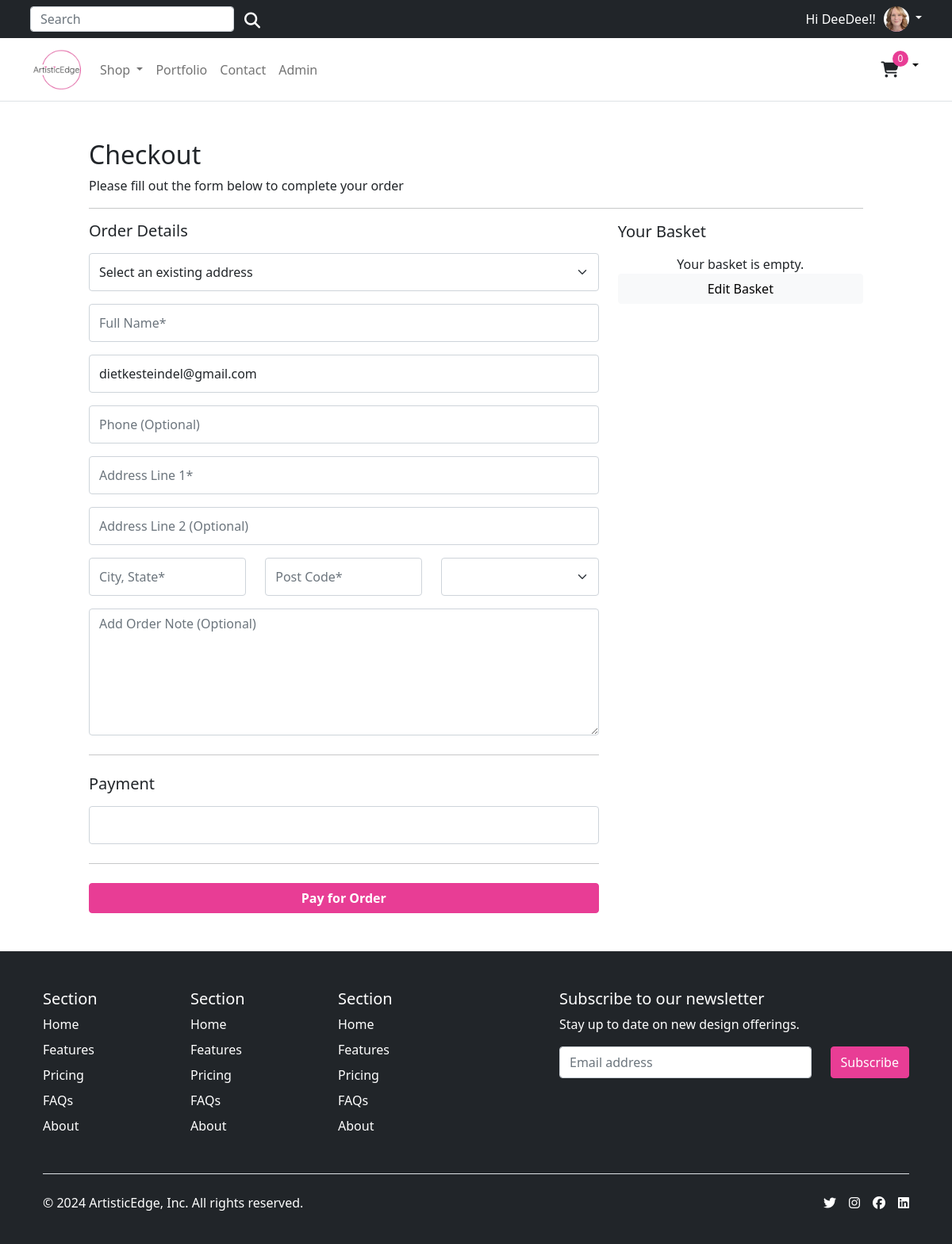
The page /payment/ (signed in) on the database its author committed.
### account/models.py (models this page shows, shortened)
class Customer(AbstractBaseUser, PermissionsMixin):
    email = models.EmailField(_('email address'), unique=True)
    name = models.CharField(max_length=150)
    mobile = models.CharField(max_length=20, blank=True)
    profile_image = models.ImageField(_('profile image'), upload_to='profile_images/', null=True, blank=True)
    is_active = models.BooleanField(default=False)
    is_staff = models.BooleanField(default=False)
    created = models.DateTimeField(auto_now_add=True)
    updated = models.DateTimeField(auto_now=True)
    objects = CustomAccountManager()
    USERNAME_FIELD = 'email'
    REQUIRED_FIELDS = ['name']
    class Meta:
        verbose_name = "Accounts"
        verbose_name_plural = "Accounts"

### payment/views.py (the view)
# urls.py: path('', views.BasketView, name='basket'),
@login_required
def BasketView(request):
    basket = Basket(request)
    user_addresses = Address.objects.filter(customer=request.user)
    country_list = list(countries)
    total = str(basket.get_total_price())
    total = total.replace('.', '')
    total = int(total)
    stripe.api_key = settings.STRIPE_SECRET_KEY
    intent = stripe.PaymentIntent.create(
        amount=total,
        currency='eur',
        metadata={'userid': request.user.id}
    )
    return render(request, 'payment/process_payment.html', {
        'client_secret': intent.client_secret,
        'STRIPE_PUBLISHABLE_KEY': os.environ.get('STRIPE_PUBLISHABLE_KEY'),
        'countries': country_list,
        'user_addresses': user_addresses,
        'user_email': request.user.email
    })

### store/context_processors.py (called while the page is built)
def categories(request):
    return {
        'categories': Category.objects.all()
    }

### store/models.py (called while the page is built)
    def get_absolute_url(self):
        return reverse('store:category_list', args=[self.slug])

### store_basket/context_processors.py (called while the page is built)
def basket(request):
    return {'basket': Basket(request)}

### store_basket/models.py (called while the page is built)
    def __len__(self):
        return sum(item['qty'] for item in self.basket.values())

    def get_total_price(self):
        return sum(Decimal(item['price']) * item['qty'] for item in self.basket.values())

### templates/payment/process_payment.html (shortened to what this page needs)
{% extends "../base.html" %}
{% load static %}
{% block content %}
<div class="container" style="max-width: 1000px">
  <div class="row gx-0">
    <div class="col-12 px-0">
        <h1 class="h2">Checkout</h1>
    </div>
    <div class="col-12 px-0">
        <p>Please fill out the form below to complete your order</p>
    </div>
    <hr class="col-12" />
  </div>
  <div class="row">
    <div class="col-md-4 order-md-2 mb-4">
      <h5 class="d-flex justify-content-between align-items-center mb-3">
        <span>Your Basket</span>
        <span class="badge badge-secondary badge-pill">3</span>
      </h5>
      {% if basket|length == 0 %}
      <div class="text-center">Your basket is empty.</div>
      {% endif %}
      <a class="text-center btn btn-light col-12" href="{% url 'store_basket:basket_summary' %}">Edit Basket</a>
    </div>
    <div id="payment-form" class="col-md-8 order-md-1">
        <h5 class="mb-3">Order Details</h5>
        <form class="needs-validation" novalidate="">
          <div class="mb-3">
            <select id="addressSelect" name="addressSelect" class="form-select" required>
              <option value="">Select an existing address</option>
            </select>
          </div>
          <div class="mb-3">
            <input type="text" class="form-control" id="full_name" placeholder="Full Name*" value="" required="">
          </div>
          <div class="mb-3">
            <input type="email" class="form-control" id="email" placeholder="Email Address*" value="{{ user_email }}" required="">
          </div>
          <div class="mb-3">
            <input type="text" class="form-control" id="phone" placeholder="Phone (Optional)" value="">
          </div>
          <div class="mb-3">
            <input type="text" class="form-control" id="address_line" placeholder="Address Line 1*" required>
          </div>
          <div class="mb-3">
            <input type="text" class="form-control" id="address_line2" placeholder="Address Line 2 (Optional)">
          </div>
          <div class="row">
            <div class="col-md-4 mb-3">
              <input type="text" class="form-control" id="town_city" placeholder="City, State*" required>
            </div>
            <div class="col-md-4 mb-3">
              <input type="text" class="form-control" id="postcode" placeholder="Post Code*" required>
            </div>
            <div class="col-md-4 mb-3">
              <select class="form-select" id="country" name="country" placeholder="Choose Country*" required>
              </select>
            </div>
          </div>
          <div class="mb-3">
            <textarea class="form-control" name="buyer_note" id="buyer_note" placeholder="Add Order Note (Optional)"></textarea>
          </div>
          <hr class="my-4">
          <h5 class="mb-3">Payment</h5>
            <div id="card-element" class="form-control form-control-payment">
            </div>
            <hr class="my-4">
            <button id="submit" class="btn btn-primary w-100 fw-bold" data-secret="{{ client_secret }}">Pay for Order</button>
        </form>
    </div>
  </div>
</div>
{% endblock %}

### templates/base.html (shortened to what this page needs)
{% load static %}
<!DOCTYPE html>
<html lang="en">
<head>
  {% block corecss %}
    <link href="https://cdn.jsdelivr.net/npm/bootstrap@5.0.0-beta1/dist/css/bootstrap.min.css" rel="stylesheet">
    <link rel="stylesheet" href="https://code.jquery.com/ui/1.13.1/themes/base/jquery-ui.css">
    <link rel="stylesheet" href="{% static 'css/style.css' %}">
  {% endblock%}
</head>
<body>
    <div class="top-banner-container bg-dark">
      <div class="top-banner container bg-dark">
        <div class="d-flex align-items-left flex-grow-1">
          <form class="d-md-flex d-none search-form" method="GET" action="{% url 'store:all_products' %}">
            <input class="form-control top-search-bar" type="search" name="q" placeholder="Search" aria-label="Search">
            <button class="btn search-button" type="submit"><i class="fas fa-search text-white" aria-hidden="true"></i></button>
          </form>
        </div>
        {% if request.user.is_authenticated %}
          <span class="greeting-text">
            Hi {{ request.user.name }}!
          </span>
          <div class="dropdown text-end">
            <a href="#" class="d-block link-body-emphasis text-decoration-none dropdown-toggle" data-bs-toggle="dropdown" aria-expanded="false">
              {% if request.user.profile_image %}
                <img src="{{ request.user.profile_image.url }}" alt="{{ request.user.name }}" width="32" height="32" class="rounded-circle">
              {% else %}
                {% comment %} Default profile image if user has not uploaded one {% endcomment %}
                <img src="{% static 'images/default_profile.png' %}" alt="Default Profile Image" width="32" height="32" class="rounded-circle">
              {% endif %}
            </a>
          </div>
        {% else %}
          <a href="{% url 'account:login' %}">Sign in</a>&nbsp;<span class="text-muted"> or</span>&nbsp;<a href="{% url 'account:register' %}">Register</a>
        {% endif %}
      </div>
    </div>
    <header>
      <nav class="navbar navbar-expand-md navbar-light bg-white border-bottom">
        <div class="container">
          <div class="d-flex w-100 navbar-collapse">
            <a class="navbar-brand d-none d-md-block" href="/">
              <img src="{% static 'images/logo.png' %}" height="60">
            </a>
            <ul class="navbar-nav me-auto mb-2 mb-md-0">
              <li class="nav-item dropdown">
                <a class="nav-link dropdown-toggle d-none d-md-block fw500" href="#" id="navbarDropdown" role="button"
                  data-bs-toggle="dropdown" aria-expanded="false">
                  Shop
                </a>
              </li>
              <li class="nav-item">
                <a class="nav-link d-none d-md-block fw500" href="{% url 'store:portfolio' %}" aria-expanded="false">
                  Portfolio
                </a>
              </li>
              <li class="nav-item">
                <a class="nav-link d-none d-md-block fw500" href="{% url 'store:all_products' %}#contact-form-section" aria-expanded="false">
                  Contact
                </a>
              </li>
              {% if request.user.is_authenticated and request.user.is_staff %}
              <li class="nav-item">
                <a class="nav-link d-none d-md-block fw500" href="{% url 'admin:index' %}" target="_blank">Admin</a>
              </li>
              {% endif %}
            </ul>
            <div class="dropdown text-end d-flex align-center">
                <a type="button" role="button" href="{% url 'store_basket:basket_summary' %}" class="btn store-basket">
                  {% with total_qty=basket|length %}
                      <div id="basket-qty" class="d-inline-flex">
                          {% if total_qty > 0 %}
                              {{ total_qty }}
                          {% else %}
                              0
                          {% endif %}
                      </div>
                  {% endwith %}
                  <i class="fa-solid fa-cart-shopping" aria-hidden="true"></i>
                </a>
                <a href="#" class="d-block link-body-emphasis text-decoration-none dropdown-toggle basket-toggle" data-bs-toggle="dropdown" aria-expanded="false">
                </a>
                </div>
          </div>
        </div>
      </nav>
    </header>
  <main class="main">
    <div class="py-5">
      {% block content %}
      {% endblock %}
    </div>
  </main>
  <footer class="footer bg-dark">
    <div class="container px-4">
        <footer class="pt-5 bg-dark">
          <div class="row">
            <div class="col-6 col-md-2 mb-3">
              <h5>Section</h5>
              <ul class="nav flex-column">
                <li class="nav-item mb-2"><a href="#" class="nav-link p-0 text-body-secondary">Home</a></li>
                <li class="nav-item mb-2"><a href="#" class="nav-link p-0 text-body-secondary">Features</a></li>
                <li class="nav-item mb-2"><a href="#" class="nav-link p-0 text-body-secondary">Pricing</a></li>
                <li class="nav-item mb-2"><a href="#" class="nav-link p-0 text-body-secondary">FAQs</a></li>
                <li class="nav-item mb-2"><a href="#" class="nav-link p-0 text-body-secondary">About</a></li>
              </ul>
            </div>
            <div class="col-6 col-md-2 mb-3">
              <h5>Section</h5>
              <ul class="nav flex-column">
                <li class="nav-item mb-2"><a href="#" class="nav-link p-0 text-body-secondary">Home</a></li>
                <li class="nav-item mb-2"><a href="#" class="nav-link p-0 text-body-secondary">Features</a></li>
                <li class="nav-item mb-2"><a href="#" class="nav-link p-0 text-body-secondary">Pricing</a></li>
                <li class="nav-item mb-2"><a href="#" class="nav-link p-0 text-body-secondary">FAQs</a></li>
                <li class="nav-item mb-2"><a href="#" class="nav-link p-0 text-body-secondary">About</a></li>
              </ul>
            </div>
            <div class="col-6 col-md-2 mb-3">
              <h5>Section</h5>
              <ul class="nav flex-column">
                <li class="nav-item mb-2"><a href="#" class="nav-link p-0 text-body-secondary">Home</a></li>
                <li class="nav-item mb-2"><a href="#" class="nav-link p-0 text-body-secondary">Features</a></li>
                <li class="nav-item mb-2"><a href="#" class="nav-link p-0 text-body-secondary">Pricing</a></li>
                <li class="nav-item mb-2"><a href="#" class="nav-link p-0 text-body-secondary">FAQs</a></li>
                <li class="nav-item mb-2"><a href="#" class="nav-link p-0 text-body-secondary">About</a></li>
              </ul>
            </div>
            <div class="col-md-5 offset-md-1 mb-3">
              <form action="https://gmail.us18.list-manage.com/subscribe/post?u=3b79d343ff245a0fae0275448&amp;id=bf5cc9409a&amp;f_id=0070c6e0f0" method="post" id="mc-embedded-subscribe-form">
                <h5>Subscribe to our newsletter</h5>
                <p>Stay up to date on new design offerings.</p>
                <div class="d-flex flex-column flex-sm-row w-100 gap-2">
                  <input id="mce-EMAIL" type="email" name="EMAIL" style="height: 2.5rem;"class="form-control required email" placeholder="Email address" required="" value="">
                  <div class="optionalParent">
                    <div class="clear foot">
                      <input class="button btn btn-primary" type="submit"  name="subscribe" id="mc-embedded-subscribe" value="Subscribe" style="height: 2.5rem">
                    </div>
                  </div>
                </div>
              </form>
            </div>
          </div>
          <div class="d-flex flex-column flex-sm-row justify-content-between pt-4 my-4 border-top">
            <p>© 2024 ArtisticEdge, Inc. All rights reserved.</p>
            <ul class="list-unstyled d-flex">
              <li class="ms-3"><a class="link-body-emphasis" href="#"><i class="fa-brands fa-twitter"></i></a></li>
              <li class="ms-3"><a class="link-body-emphasis" href="#"><i class="fa-brands fa-instagram"></i></a></li>
              <li class="ms-3"><a class="link-body-emphasis" href="#"><i class="fa-brands fa-facebook"></i></a></li>
              <li class="ms-3"><a class="link-body-emphasis" href="#"><i class="fa-brands fa-linkedin"></i></a></li>
            </ul>
          </div>
        </footer>
      </div>
  </footer>
</body>
</html>

### static/css/style.css (style rules this page uses)
*, *::before, *::after { margin: 0; padding: 0; box-sizing: border-box; }
html { scroll-behavior: smooth; }
body { display: flex; flex-direction: column; width: 100%; min-height: 100vh; padding-top: 8em; }
main { flex: 1 0 auto; }
a { color: #E83D95; }
.btn, .navbar-brand { transition: transform 0.3s ease-in-out; }
.btn-primary { color: #fff; background-color: #E83D95; border-color: #E83D95; }
.top-banner { background-color: black; padding: 0.5em; display: flex; justify-content: flex-end; align-items: center; height: 3em; }
.top-banner-container { background-color: black; position: fixed; top: 0; z-index: 1000; width: 100%; }
.greeting-text { color: white; margin-right: 10px; }
.dropdown-toggle { color: white; }
.navbar { position: fixed; top: 3em; z-index: 990; width: 100%; height: 5em; }
.navbar-brand { text-align: center; justify-content: center; max-height: 5em; }
.navbar-brand img { max-height: 4em; }
.form-control, .form-select { height: 3rem; }
.search-form, .top-search-bar { height: 2rem; }
.search-button i { font-size: 1.25rem; }
.store-basket { position: relative; display: flex; align-items: center; justify-content: center; font-size: 1rem; }
.store-basket i { font-size: 1.25rem; }
#basket-qty { position: absolute; top: -0.5rem; right: 0rem; background-color: #E83D95; color: white; border-radius: 50%; width: 1.25rem; height: 1.25rem; display: flex; justify-content: center; align-items: center; font-size: 0.75rem; }
.basket-toggle { color: black; }
textarea.form-control { min-height: 10em; }
footer { min-height: 30vh; flex-shrink: 0; background-color: black; color: white; }
footer a { color: white; text-decoration: underline; }

### rows shown on the page
Customer: user.name "DeeDee!", user.profile_image (picture), email "dietkesteindel@gmail.com"
